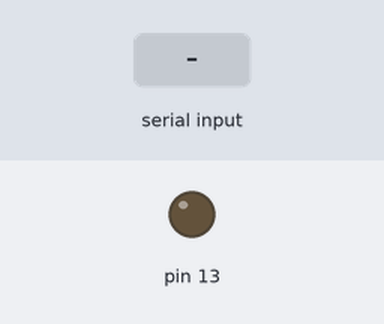
Bench run of a sketch on a simulated Arduino Uno, built with avr-gcc and run on an emulated ATmega328P. Parts: output pins drawn as LEDs (lit = HIGH). The test bench sets the inputs (shaded band).

Above: at 1.2 s.
1.3 s: "ON" received over Serial
At 1.8 s:
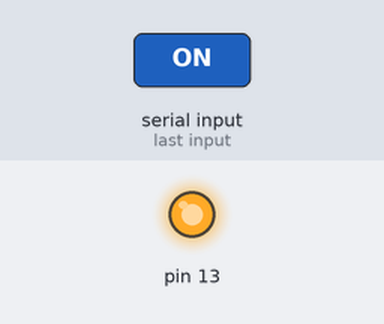
2.9 s: "OFF" received over Serial
At 4.2 s:
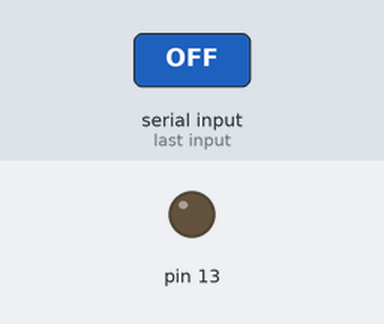
Timing chart, 0 to 5.9 s (numbered marks = the images above; inputs shaded):
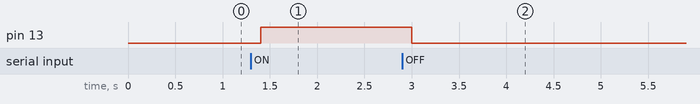

Measured:
- after the input at 1.3 s, pin 13: LOW → HIGH after 0.10 s
- after the input at 2.9 s, pin 13: HIGH → LOW after 0.10 s

The sketch:

NextionwithArduino.ino
```cpp
void setup()
{
  Serial.begin(9600);
  pinMode(13, OUTPUT);
  digitalWrite(13,LOW);
}

void loop()
{
  String Data_From_Display = "";
   if(Serial.available())
 {
 String Data_From_Display = "";
  delay(100);
  while(Serial.available())
  {
    Data_From_Display += char(Serial.read());
  }
    if( Data_From_Display == "ON")
     { digitalWrite(13,HIGH);}
    else if( Data_From_Display == "OFF")
     { digitalWrite(13,LOW); }
    else
    {

       Serial.print("page0.t0.txt=" + String('"') + Data_From_Display + String('"'));
       Serial.write(0xff);
       Serial.write(0xff);
       Serial.write(0xff);
    }
 }
}
```
